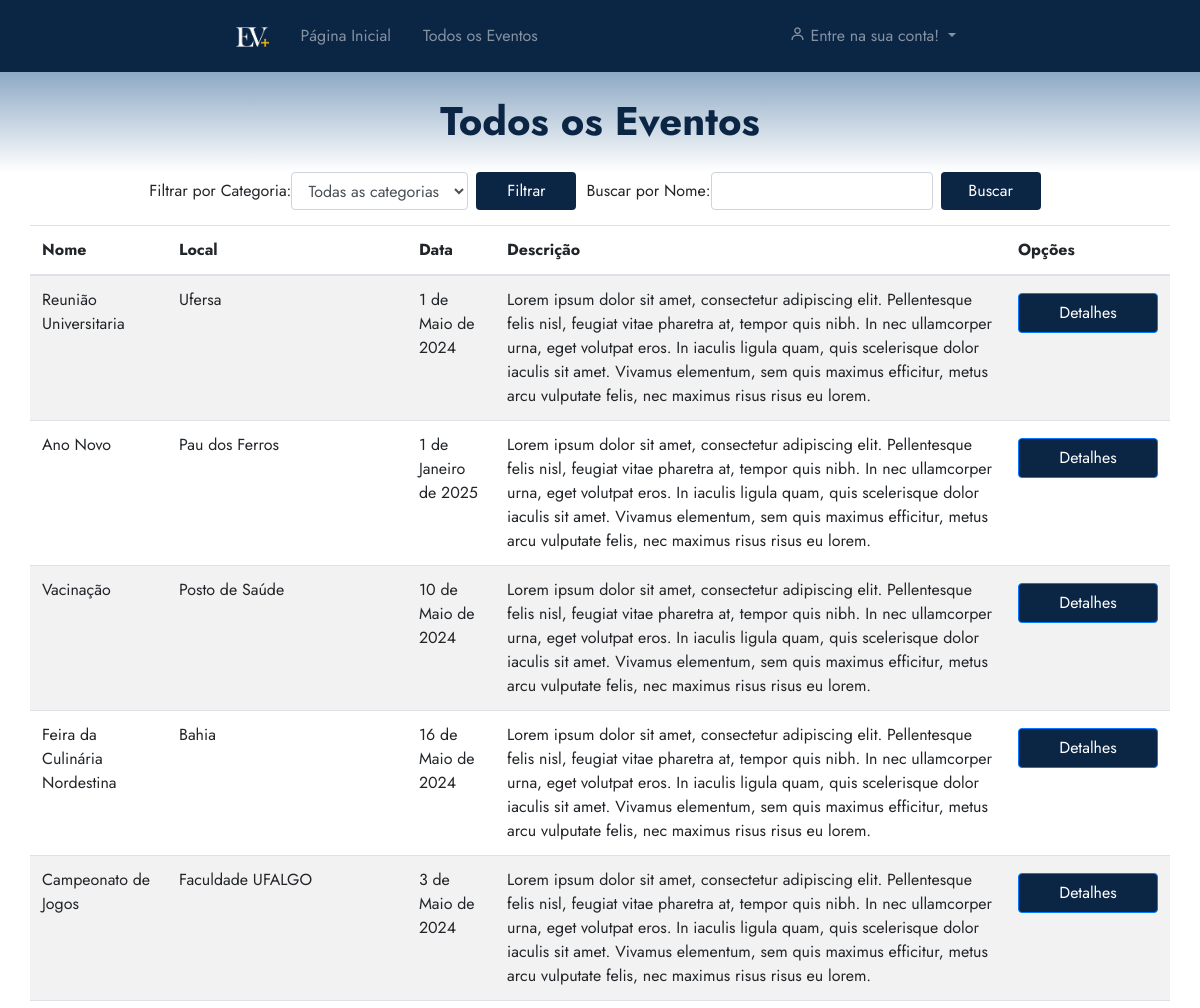
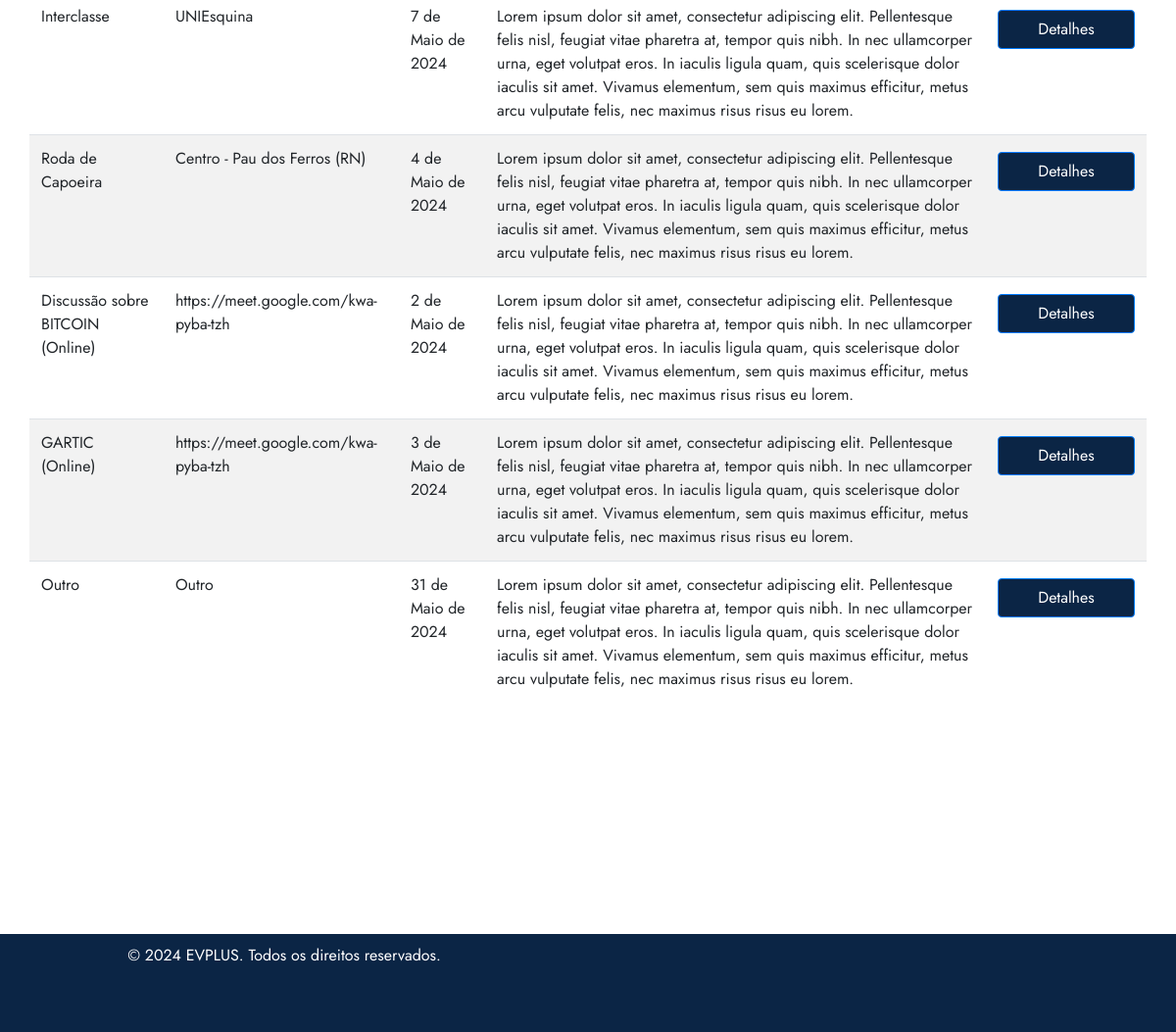
The app's page /eventos/todos-eventos/ with its own data (2 pictures, top to bottom).
### eventos/models.py (models this page shows, shortened)
class Evento(models.Model):
    user = models.ForeignKey(User, on_delete=models.CASCADE)
    clients = models.ManyToManyField(User, through='Inscricao', related_name='eventos')
    name = models.CharField(max_length=100)
    description = models.TextField()
    local = models.CharField(max_length=100)
    date = models.DateField()
    time = models.TimeField()
    category = models.CharField(max_length=100)
    banner = models.ImageField(null=True, blank=True, upload_to='banners/')
    limite_inscricoes = models.PositiveIntegerField(null=True, blank=True, verbose_name="Limite de Inscrições")
    finalizado = models.BooleanField(default=False)
    certificados = models.ManyToManyField(User, through='Certificado', related_name='eventos_certificados')
    avaliacoes = models.ManyToManyField(User, through='Avaliacao', related_name='eventos_avaliados')

### eventos/views.py (the view)
# urls.py: path('todos-eventos/', views.listarTodosEventos, name='todos_eventos'),
def listarTodosEventos(request):
    categoria = request.GET.get('categoria')
    nome = request.GET.get('nome')
    eventosDisponiveis = Evento.objects.filter(finalizado=False)
    if categoria:
        eventosDisponiveis = eventosDisponiveis.filter(category=categoria)
    if nome:
        eventosDisponiveis = eventosDisponiveis.filter(name__icontains=nome)
    return render(request, 'todosEventos.html', {'eventos': eventosDisponiveis})

### eventos/templates/todosEventos.html (shortened to what this page needs)
{% extends 'base.html' %}
{% load static %}
{% block 'head' %}
    <link rel="stylesheet" href="{% static 'eventos/css/todosEventos.css' %}">
{% endblock %}
{% block 'dashboard' %}
    <div class="container">
        <div class="row">
            <div class="col-md-12">
                <form method="GET" action="{% url 'eventos:todos_eventos' %}" class="form-inline">
                    <div class="form-group mr-2">
                        <label for="categoria">Filtrar por Categoria:</label>
                        <select class="form-control" id="categoria" name="categoria">
                            <option value="">Todas as categorias</option>
                        </select>
                    </div>
                    <button type="submit" class="btn btn-filter">Filtrar</button>
                    <div class="form-group">
                        <label for="nome">Buscar por Nome:</label>
                        <input type="text" class="form-control mr-2" id="nome" name="nome">
                    </div>
                    <button type="submit" class="btn btn-filter">Buscar</button>
                </form>
            </div>
        <div class="row" style="margin-bottom: 200px;">
            <div class="col-md-12">
                <div class="panel panel-default">
                    <div class="panel-body">
                        <div class="table-responsive">
                            <table class="table table-striped">
                                <thead>
                                    <tr>
                                        <th>Nome</th>
                                        <th>Local</th>
                                        <th>Data</th>
                                        <th>Descrição</th>
                                        <th>Opções</th>
                                    </tr>
                                </thead>
                                <tbody>
                                    {% for evento in eventos %}
                                        <tr>
                                            <td>{{ evento.name }}</td>
                                            <td>{{ evento.local }}</td>
                                            <td>{{ evento.date }}</td>
                                            <td>{{ evento.description }}</td>
                                            <td>
                                                <a href="{% url 'eventos:detalhes_evento' evento.id %}" class="btn btn-primary">Detalhes</a>
                                            </td>
                                        </tr>
                                    {% endfor %}
                                </tbody>
                            </table>
                        </div>
                    </div>
                </div>
            </div>
        </div>
    </div>
{% endblock %}

### templates/static/general/css/base.css (style rules this page uses)
* { margin: 0; padding: 0; box-sizing: border-box; font-family: "Jost" , sans-serif; }

### templates/static/general/css/general.css (style rules this page uses)
:root { --main-color: #8da9c4; --dark-color: #0b2545; --light-color: #eef4ed; --contrast-color: #467afd; --differential-color: #134074; }

### templates/static/eventos/css/todosEventos.css (style rules this page uses)
.btn-primary { height: 40px; width: 140px; background-color: var(--dark-color); padding: 7px; margin-top: 5px; margin-bottom: 15px; }
.btn-filter { height: 38px; width: 100px; background-color: var(--dark-color); padding: 5px; color: white; margin-right: 10px; }
.form-inline { margint-top: 20px; margin-bottom: 15px; display: flex; justify-content: center; }

### records on screen
Evento: name "Reunião Universitaria", local "Ufersa", date "1 de Maio de 2024", description "Lorem ipsum dolor sit amet, consectetur adipiscing elit. Pellentesque felis nisl, feugiat vitae pharetra at, tempor quis nibh. In nec ullamcorper urna, eget volutpat eros. In iaculis ligula quam, quis scelerisque dolor iaculis sit amet. Vivamus elementum, sem quis maximus efficitur, metus arcu vulputate felis, nec maximus risus risus eu lorem."
Evento: name "Ano Novo", local "Pau dos Ferros", date "1 de Janeiro de 2025", description "Lorem ipsum dolor sit amet, consectetur adipiscing elit. Pellentesque felis nisl, feugiat vitae pharetra at, tempor quis nibh. In nec ullamcorper urna, eget volutpat eros. In iaculis ligula quam, quis scelerisque dolor iaculis sit amet. Vivamus elementum, sem quis maximus efficitur, metus arcu vulputate felis, nec maximus risus risus eu lorem."
Evento: name "Vacinação", local "Posto de Saúde", date "10 de Maio de 2024", description "Lorem ipsum dolor sit amet, consectetur adipiscing elit. Pellentesque felis nisl, feugiat vitae pharetra at, tempor quis nibh. In nec ullamcorper urna, eget volutpat eros. In iaculis ligula quam, quis scelerisque dolor iaculis sit amet. Vivamus elementum, sem quis maximus efficitur, metus arcu vulputate felis, nec maximus risus risus eu lorem."
Evento: name "Feira da Culinária Nordestina", local "Bahia", date "16 de Maio de 2024", description "Lorem ipsum dolor sit amet, consectetur adipiscing elit. Pellentesque felis nisl, feugiat vitae pharetra at, tempor quis nibh. In nec ullamcorper urna, eget volutpat eros. In iaculis ligula quam, quis scelerisque dolor iaculis sit amet. Vivamus elementum, sem quis maximus efficitur, metus arcu vulputate felis, nec maximus risus risus eu lorem."
Evento: name "Campeonato de Jogos", local "Faculdade UFALGO", date "3 de Maio de 2024", description "Lorem ipsum dolor sit amet, consectetur adipiscing elit. Pellentesque felis nisl, feugiat vitae pharetra at, tempor quis nibh. In nec ullamcorper urna, eget volutpat eros. In iaculis ligula quam, quis scelerisque dolor iaculis sit amet. Vivamus elementum, sem quis maximus efficitur, metus arcu vulputate felis, nec maximus risus risus eu lorem."
Evento: name "Interclasse", local "UNIEsquina", date "7 de Maio de 2024", description "Lorem ipsum dolor sit amet, consectetur adipiscing elit. Pellentesque felis nisl, feugiat vitae pharetra at, tempor quis nibh. In nec ullamcorper urna, eget volutpat eros. In iaculis ligula quam, quis scelerisque dolor iaculis sit amet. Vivamus elementum, sem quis maximus efficitur, metus arcu vulputate felis, nec maximus risus risus eu lorem."
Evento: name "Roda de Capoeira", local "Centro - Pau dos Ferros (RN)", date "4 de Maio de 2024", description "Lorem ipsum dolor sit amet, consectetur adipiscing elit. Pellentesque felis nisl, feugiat vitae pharetra at, tempor quis nibh. In nec ullamcorper urna, eget volutpat eros. In iaculis ligula quam, quis scelerisque dolor iaculis sit amet. Vivamus elementum, sem quis maximus efficitur, metus arcu vulputate felis, nec maximus risus risus eu lorem."
Evento: name "Discussão sobre BITCOIN (Online)", local "https://meet.google.com/kwa-pyba-tzh", date "2 de Maio de 2024", description "Lorem ipsum dolor sit amet, consectetur adipiscing elit. Pellentesque felis nisl, feugiat vitae pharetra at, tempor quis nibh. In nec ullamcorper urna, eget volutpat eros. In iaculis ligula quam, quis scelerisque dolor iaculis sit amet. Vivamus elementum, sem quis maximus efficitur, metus arcu vulputate felis, nec maximus risus risus eu lorem."
Evento: name "GARTIC (Online)", local "https://meet.google.com/kwa-pyba-tzh", date "3 de Maio de 2024", description "Lorem ipsum dolor sit amet, consectetur adipiscing elit. Pellentesque felis nisl, feugiat vitae pharetra at, tempor quis nibh. In nec ullamcorper urna, eget volutpat eros. In iaculis ligula quam, quis scelerisque dolor iaculis sit amet. Vivamus elementum, sem quis maximus efficitur, metus arcu vulputate felis, nec maximus risus risus eu lorem."
Evento: name "Outro", local "Outro", date "31 de Maio de 2024", description "Lorem ipsum dolor sit amet, consectetur adipiscing elit. Pellentesque felis nisl, feugiat vitae pharetra at, tempor quis nibh. In nec ullamcorper urna, eget volutpat eros. In iaculis ligula quam, quis scelerisque dolor iaculis sit amet. Vivamus elementum, sem quis maximus efficitur, metus arcu vulputate felis, nec maximus risus risus eu lorem."
